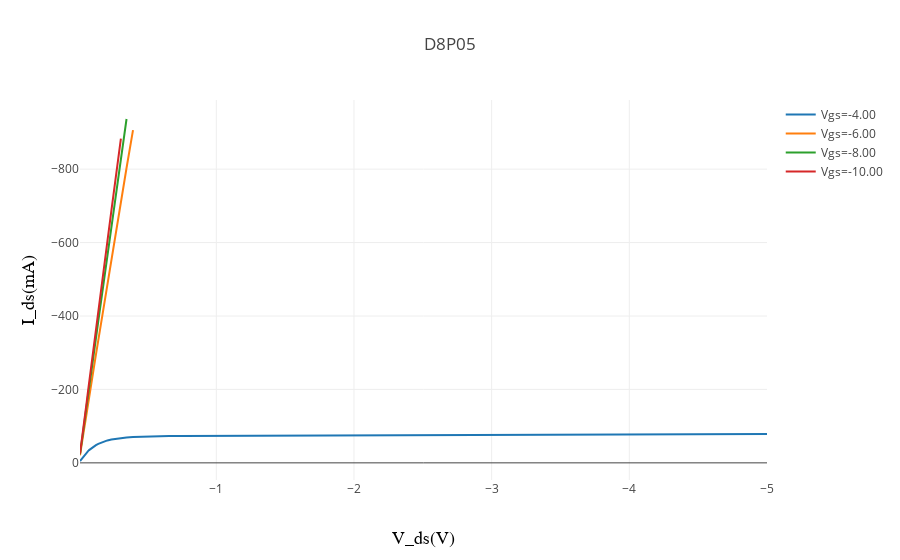

The cell this chart's notebook holds for it:
### Code cell
data= []

for r in results:
    trace =  go.Scatter(x=r['Vds'], y=1e3*r['Ids'], name='Vgs=%.2f' % (r['Vgs']))
    data.append(trace)

layout = go.Layout(
    title='D8P05',
    xaxis=dict(
        title='V_ds(V)',
        autorange='reversed',

        #type='log',
        titlefont=dict(
            family='Courier New, monospace',
            size=18,
            color='#000000'
        )
    ),
    yaxis=dict(
        title='I_ds(mA)',
        autorange='reversed',

        #range=[0, 300],
        titlefont=dict(
            family='Courier New, monospace',
            size=18,
            color='#000000'
        )
    )
)


iplot({ 'data': data, "layout": layout })

### Figure 1 — Plotly figure (JSON) as saved in the notebook; plotly's stock layout.template omitted (floating-point values rounded to 4 significant figures)
{"data": [{"name": "Vgs=-4.00", "type": "scatter", "uid": "fd82a73e-df8e-11e8-8ed3-00216a0bb272", "x": [-0.01, -0.011, -0.012, -0.014, -0.016, -0.018, -0.021, -0.024, -0.027, -0.031, -0.035, -0.04, -0.045, -0.052, -0.059, -0.067, -0.076, -0.086, -0.098, -0.111, -0.126, -0.143, -0.162, -0.184, -0.209, -0.238, -0.27, -0.307, -0.348, -0.395, -0.449, -0.509, -0.578, -0.657, -0.746, -0.846, -0.961, -1.091, -1.239, -1.406, -1.596, -1.812, -2.057, -2.336, -2.651, -3.01, -3.417, -3.879, -4.404, -5], "y": [-5.079, -5.594, -6.151, -7.176, -8.225, -9.657, -11.23, -12.69, -14.08, -16.33, -18.35, -20.48, -22.49, -25.69, -28.28, -31.4, -34.69, -37.71, -41.31, -44.77, -48.27, -51.72, -55.01, -58.26, -61.17, -63.84, -66.02, -67.9, -69.38, -70.56, -71.45, -72.11, -72.61, -72.96, -73.24, -73.4, -73.6, -73.78, -73.93, -74.13, -74.28, -74.6, -74.9, -75.17, -75.52, -76.16, -76.64, -77.26, -77.85, -78.45]}, {"name": "Vgs=-6.00", "type": "scatter", "uid": "fd82a73f-df8e-11e8-8ed3-00216a0bb272", "x": [-0.01, -0.011, -0.012, -0.014, -0.016, -0.018, -0.021, -0.024, -0.027, -0.031, -0.035, -0.04, -0.045, -0.052, -0.059, -0.067, -0.076, -0.086, -0.098, -0.111, -0.126, -0.143, -0.162, -0.184, -0.209, -0.238, -0.27, -0.307, -0.348, -0.395, -0.449], "y": [-20.62, -22.71, -25.04, -29.43, -34.0, -40.38, -47.44, -54.04, -60.7, -71.63, -81.57, -92.76, -103.4, -121.3, -136.8, -156.5, -178.7, -200.8, -229.6, -260.3, -295.3, -334.9, -378.9, -431.2, -489.1, -555.6, -628.2, -711.3, -803.1, -906.3]}, {"name": "Vgs=-8.00", "type": "scatter", "uid": "fd82a740-df8e-11e8-8ed3-00216a0bb272", "x": [-0.01, -0.011, -0.012, -0.014, -0.016, -0.018, -0.021, -0.024, -0.027, -0.031, -0.035, -0.04, -0.045, -0.052, -0.059, -0.067, -0.076, -0.086, -0.098, -0.111, -0.126, -0.143, -0.162, -0.184, -0.209, -0.238, -0.27, -0.307, -0.348, -0.395], "y": [-23.58, -25.98, -28.63, -33.61, -38.91, -46.17, -54.37, -61.97, -69.59, -82.21, -93.52, -106.2, -118.5, -139.1, -157.1, -179.8, -205.2, -230.8, -263.9, -299.6, -340.0, -385.9, -437.2, -498.0, -565.7, -643.9, -729.0, -827.4, -936.5]}, {"name": "Vgs=-10.00", "type": "scatter", "uid": "fd82a741-df8e-11e8-8ed3-00216a0bb272", "x": [-0.01, -0.011, -0.012, -0.014, -0.016, -0.018, -0.021, -0.024, -0.027, -0.031, -0.035, -0.04, -0.045, -0.052, -0.059, -0.067, -0.076, -0.086, -0.098, -0.111, -0.126, -0.143, -0.162, -0.184, -0.209, -0.238, -0.27, -0.307, -0.348], "y": [-25.03, -27.74, -30.53, -35.77, -41.3, -49.15, -57.78, -65.86, -73.96, -87.53, -99.53, -112.9, -126.2, -148.1, -167.0, -191.3, -218.5, -245.7, -281.0, -318.9, -362.3, -411.1, -465.8, -530.8, -603.2, -686.7, -778.1, -883.2]}], "layout": {"title": "D8P05", "xaxis": {"autorange": "reversed", "title": "V_ds(V)", "titlefont": {"color": "#000000", "family": "Courier New, monospace", "size": 18}}, "yaxis": {"autorange": "reversed", "title": "I_ds(mA)", "titlefont": {"color": "#000000", "family": "Courier New, monospace", "size": 18}}}}
